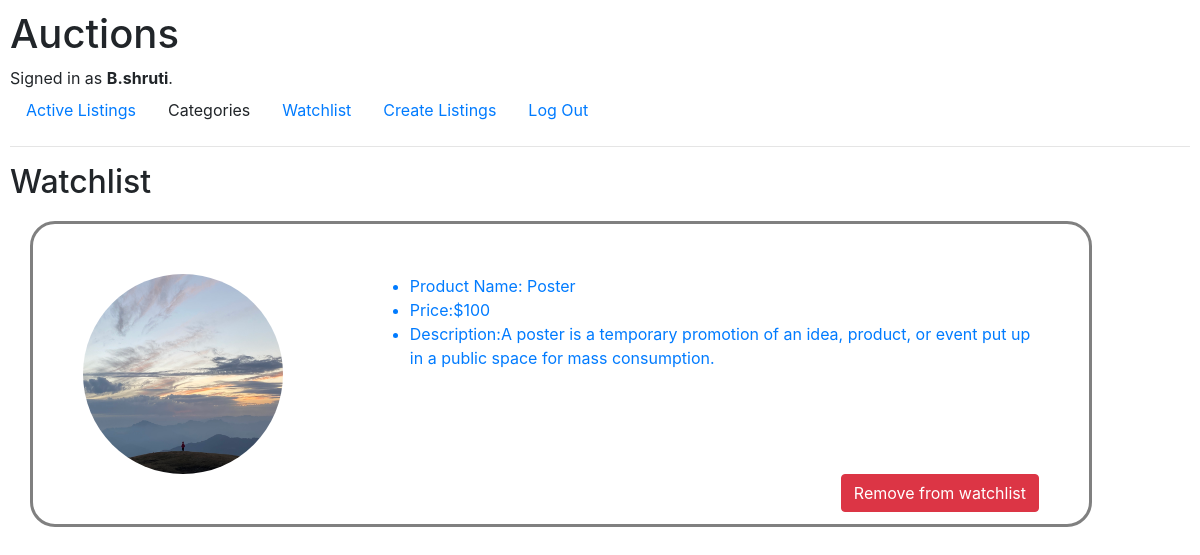
Screenshot of /watchlist (signed in) with the database file from the repository.
### auctions/models.py (models this page shows)
class User(AbstractUser):
    pass

class AuctionListing(models.Model):
    user = models.ForeignKey(User,on_delete=models.CASCADE,null=True)
    title = models.CharField(max_length=30)
    description = models.CharField(max_length=500)
    bid= models.IntegerField(null=False)
    image = models.ImageField(upload_to = "media/")
    options = (
        ("FASHION","fashion"),
        ("TOYS","toys"),
        ("ELECTRONICS","electronics"),
        ("HOME","home"),
        ("OTHER","other")
    )
    category = models.CharField(max_length=15, choices=options,default="None")
    active=models.BooleanField(default=True)

### auctions/views.py (the view)
# urls.py: path("watchlist",views.watchlist,name="watchlist"),
@login_required
def watchlist(request):
    items_waitlist=[]
    lists = Watchlist.objects.filter(user=request.user)
    for _list in lists:
        data = _list.listingid
        items_waitlist.append(data)
    return render(request,"auctions/watchlist.html",{
        "watchlist":items_waitlist
    })

### auctions/templates/auctions/watchlist.html
{% extends "auctions/layout.html" %} {% block body %}
<h2>Watchlist</h2>
{% for listing in watchlist %}
<a href="detailedView/{{ listing.pk }}">
    <div class="main-watchlist-div">
        <div style="float: right;width:70%;">
            <ul>
                <li>Product Name: {{ listing.title }}</li>
                <li>Price:${{ listing.bid }}</li>
                <li>Description:{{ listing.description }} </li>
            </ul>
        </div>
        <div>
            <img src="{{ listing.image.url }}" style="width: 200px;height: 200px;border-radius: 100px;"> </img>
        </div>
        <div style="float: right;">
            <a href="{% url 'removewatchlist' listing.id %}"><button class="btn btn-danger">Remove from watchlist</button></a>
        </div>
    </div>
</a>
{% endfor %} {% endblock %}

### auctions/templates/auctions/layout.html (shortened to what this page needs)
{% load static %}
<!DOCTYPE html>
<html lang="en">
<head>
    <link rel="stylesheet" href="https://stackpath.bootstrapcdn.com/bootstrap/4.4.1/css/bootstrap.min.css"
>
    <link href="{% static 'auctions/styles.css' %}" rel="stylesheet">
</head>
<body>
    <h1>Auctions</h1>
    <div>
        {% if user.is_authenticated %}
        Signed in as <strong>{{ user.username }}</strong>.
        {% else %}
        Not signed in.
        {% endif %}
    </div>
    <ul class="nav">
        <li class="nav-item">
            <a class="nav-link" href="{% url 'view_listing' %}">Active Listings</a>
        </li>
        <li class="nav-item">
            <a class="nav-link">Categories</a>
        </li>
        {% if user.is_authenticated %}
        <li class="nav-item">
            <a class="nav-link" href="{% url 'watchlist' %}">Watchlist</a>
        </li>
        {% else %}
        <li class="nav-item">
            <a class="nav-link" >Watchlist</a>
        </li>
        {% endif %}
        {% if user.is_authenticated %}
        <li class="nav-item">
            <a class="nav-link" href="{% url 'create' %}">Create Listings</a>
        </li>
        {% else %}
        <li class="nav-item">
            <a class="nav-link">Create Listings</a>
        </li>
        {% endif %}
        {% if user.is_authenticated %}
        <li class="nav-item">
            <a class="nav-link" href="{% url 'logout' %}">Log Out</a>
        </li>
        {% endif %}
    </ul>
    <hr>
    {% block body %}
    {% endblock %}
</body>
</html>

### auctions/static/auctions/styles.css (style rules this page uses)
body { padding: 10px; }
.main-watchlist-div { background-color: white; width: 90%; border: 3px solid grey; padding: 50px; margin: 20px; border-radius: 25px; }

### rows the page displays
User: username "B.shruti"
AuctionListing: title "Poster", bid "100", description "A poster is a temporary promotion of an idea, product, or event put up in a public space for mass consumption.", image (picture)
